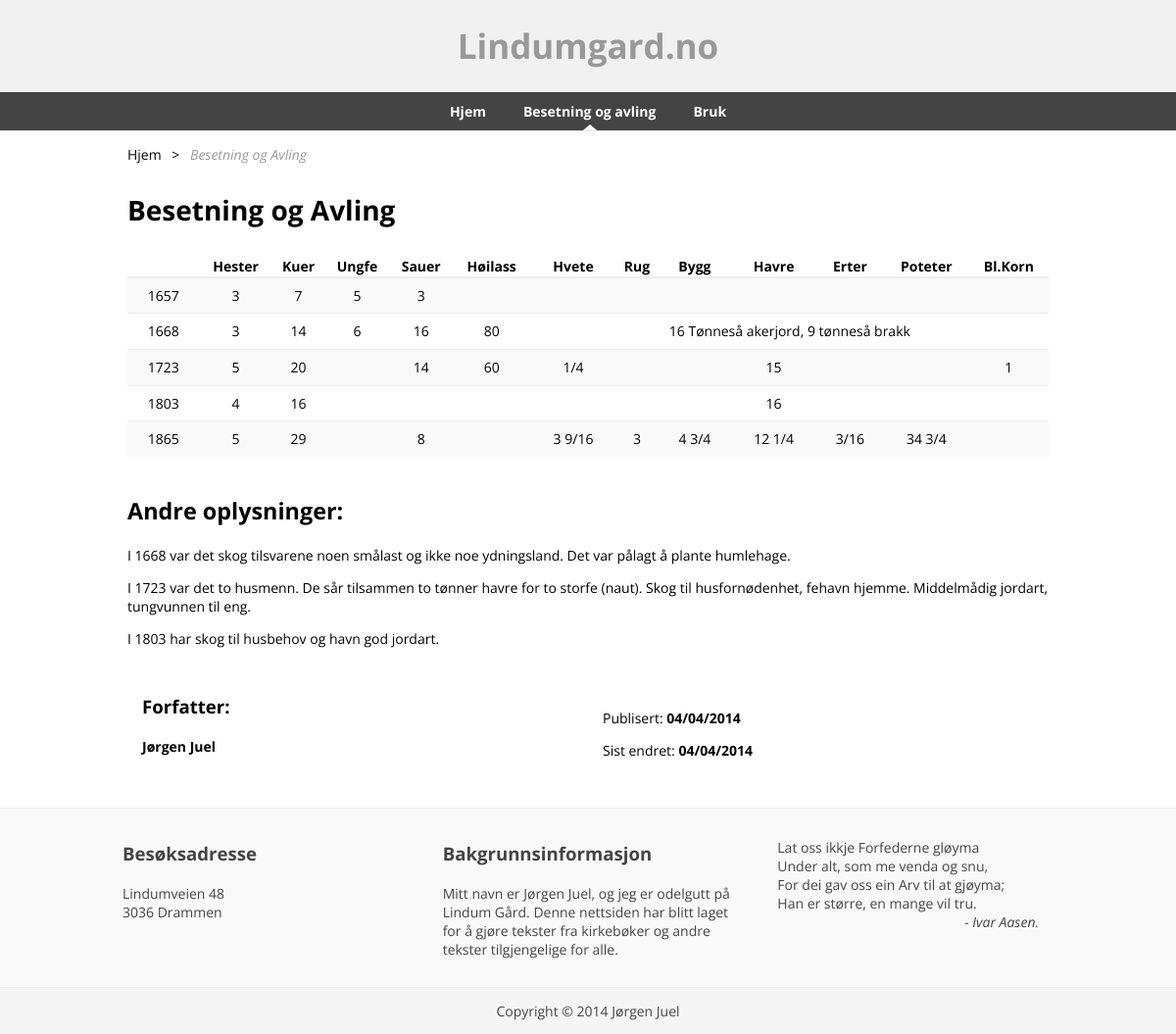
The page /besetning-avling/ on the database its author committed.
### tables this page shows
CREATE TABLE `meny` (
  `id` int(11) NOT NULL AUTO_INCREMENT,
  `item` int(11) NOT NULL,
  `title` varchar(255) DEFAULT NULL,
  PRIMARY KEY (`id`),
  KEY `fk_menyinnhold` (`item`),
  CONSTRAINT `fk_menyinnhold` FOREIGN KEY (`item`) REFERENCES `innhold` (`id`)
);

CREATE TABLE `innhold` (
  `id` int(11) NOT NULL AUTO_INCREMENT,
  `slug` varchar(255) DEFAULT NULL,
  `title` text,
  `content` text,
  `excerpt` text,
  `created` datetime DEFAULT NULL,
  `modified` datetime DEFAULT NULL,
  `template` varchar(255) DEFAULT NULL,
  `sidebar` tinyint(1) DEFAULT NULL,
  `parent` varchar(255) DEFAULT NULL,
  `parent_url` varchar(255) DEFAULT NULL,
  `author` int(11) DEFAULT NULL,
  PRIMARY KEY (`id`),
  KEY `fk_innhold_forfatter` (`author`),
  CONSTRAINT `fk_innhold_forfatter` FOREIGN KEY (`author`) REFERENCES `forfatter` (`id`) ON DELETE SET NULL ON UPDATE SET NULL
);

### index.php (called while the page is built)
<?php require_once("inc/header.php");?>
<?php require_once($page->template);?>
<?php require_once("inc/footer.php"); ?>

### templates/page.php (the view, shortened to what this page needs)
<div class="content<?php if($page->sidebar) echo " sidebar"; ?>">
  <article>
    <header>
      <?php echo $page->getBreadcrumbs(); ?>
      <h1 class="entry-title"><?php echo $page->title; ?></h1>
    </header>
    <div class="page-content">
      <?php echo $page->content; ?>
    </div>
    <footer class="flex">
      <div class="grow6">
        <h3>Forfatter:</h3>
        <p><strong>Jørgen Juel</strong></p>
      </div>
      <div class="grow6">
        <br>
        <p>Publisert: <strong><?php echo $page->getDate("pub", "d/m/Y"); ?></strong></p>
        <p>Sist endret: <strong><?php echo $page->getDate("pub", "d/m/Y"); ?></strong></p>
      </div>
    </footer>
  </article>
</div>

### inc/menu.php (shortened to what this page needs)
<nav>
  <ul id="main-menu">
    <li <?php if($page->slug == "home") echo ' class="active"'; ?>><a href="/index.php">Hjem</a></li>
<?php foreach($page->getMenu() as $item):?>
  <li<?php if($item->slug == $page->slug) echo ' class="active"'; ?>>
    <a href="/<?php echo $item->slug; ?>"><?php echo $item->title ?></a>
  </li>
<?php endforeach; ?>
  </ul>
</nav>

### inc/functions.php (shortened to what this page needs)
<?php
class Page{
  public $slug;
  public static $connect;
  public $title;
  function __construct($connect)
  {
    self::$connect = $connect;
    if($this->slug == "home"){
      $this->title = "Hjem";
      $this->template = "templates/home.php";
    }else{
      $this->retrievePage();
    }
  }
  protected  function retrievePage()
  {
    try{
      $stmt = self::$connect->prepare("
        SELECT innhold.id AS id, slug, title, content, excerpt, created, modified, template, sidebar, parent, parent_url, concat(fornavn, ' ', etternavn) AS forfatter, epost
        FROM innhold
        LEFT OUTER JOIN forfatter ON author = forfatter.id
        WHERE slug = :slug
        LIMIT 1;"
      );
      $stmt->bindParam(":slug", $this->slug, PDO::PARAM_STR);
      $stmt->setFetchMode(PDO::FETCH_INTO, $this);
      $stmt->execute();
    }catch(PDOException $e){
      echo 'ERROR: '. $e->getMessage();
    }
  }
  protected function assignSlug()
  {
    if(isset($_GET["q"])){
      $slug = $_GET["q"];
      $pos = strpos($slug, "/");
      $this->slug = $slug;
    }else{
      $this->slug = "home";
    }
  }
  public static function getMenu()
  {
    try{
      $stmt = self::$connect->prepare('SELECT meny.id, meny.title, slug FROM meny INNER JOIN innhold ON meny.item = innhold.id; ');
      $stmt->execute();
      $result = $stmt->fetchAll(PDO::FETCH_OBJ);
      if(count($result)){
        return $result;
      }else{
        return 0;
      }
    }catch(PDOException $e){
      echo 'ERROR: '. $e->getMessage();
    }
  }
  public function getBreadcrumbs()
  {
    $sep = ' > ';
    $output = '<p class="breadcrumbs">';
    $output .= '<a href="/">Hjem</a>';
    $output .= $sep;
    $output .= '<span class="current">'.$this->title.'</span>';
    $output .= '</p>';
    return $output;
  }
  public function getDate($type = "pub", $format = "")
  {
    switch($type){
      case "pub":
        $time = $this->created;
        break;
    }
    $date = new DateTime($time);
    return $date->format($format);
  }
}

### assets/css/style.css (style rules this page uses)
body, html { margin: 0; padding: 0; }
body { display: -moz-flex; display: -webkit-flex; display: flex; flex-direction: column; flex-wrap: wrap; align-items: center; justify-content: center; font-size: 14px; }
* { font-family: "open sans", arial, sans-serif; }
h1 { font-size: 2em; }
h2 { font-size: 1.67em; }
h3 { font-size: 1.33em; }
.table-responsive { max-width: 100%; overflow-x: scroll; }
table { max-width: 100%; margin-bottom: 20px; background: transparent; border-collapse: collapse; border-spacing: 0; }
table.full { width: 100%; }
table.color tbody tr:nth-child(odd) { background: #f9f9f9; }
table tbody tr td, table thead tr td, table tfoot tr td { padding: 8px; line-height: 1.4; vertical-align: top; border-top: 1px solid #eee; text-align: center; }
table thead tr th { vertical-align: bottom; border-bottom: 2px solid #eee; }
.breadcrumbs a { color: #000; text-decoration: none; margin-right: 7px; margin-left: 7px; }
.breadcrumbs a:first-child { margin-left: 0px; }
.breadcrumbs .current { color: #999; margin-left: 7px; font-style: italic; }
header#main-header nav { display: -moz-flex; display: -webkit-flex; display: flex; background: #444; flex-direction: row; flex-wrap: wrap; justify-content: center; width: 100%; -webkit-transition: box-shadow 0.3s ease-in-out; -moz-transition: box-shadow 0.3s ease-in-out; -ms-transition: box-shadow 0.3s ease-in-out; -o-transition: box-shadow 0.3s ease-in-out; transition: box-shadow 0.3s ease-in-out; z-index: 50; }
header#main-header nav ul { display: -moz-flex; display: -webkit-flex; display: flex; flex-direction: row; flex-wrap: nowrap; margin: 0; padding: 0; line-height: 39px; }
header#main-header nav ul li { list-style: none; -webkit-transition: all .3s; -moz-transition: all .3s; -ms-transition: all .3s; -o-transition: all .3s; transition: all .3s; padding: 0 4px; margin-right: 30px; }
header#main-header nav ul li:last-child { margin-right: 0; }
header#main-header nav ul li a { color: #fff; text-decoration: none; font-weight: bold; font-size: 14px; }
section.main .content { display: -moz-flex; display: -webkit-flex; display: flex; flex-direction: row; flex-wrap: wrap; align-items: flex-start; justify-content: center; }
section.main article { width: 940px; }
.flex { display: -moz-flex; display: -webkit-flex; display: flex; flex-flow: row wrap; justify-content: space-around; }
.flex > * { padding: 15px; -webkit-box-sizing: border-box; -moz-box-sizing: border-box; box-sizing: border-box; }
.flex .grow6 { width: 50%; }

### rows shown on the page
meny: title "Besetning og avling"
meny: title "Bruk"
innhold: title "Besetning og Avling", content "Hester Kuer Ungfe Sauer Høilass Hvete Rug Bygg Havre Erter Poteter Bl.Korn 1657 3 7 5 3 1668 3 14 6 16 80 16 Tønneså akerjord, 9 tønneså brakk 1723 5 20 14 60 1/4 15 1 1803 4 16 16 1865 5 29 8 3 9/16 3 4 3/4 12 1/4 3/16 34 3/4 Andre oplysninger: I 1668 var det skog tilsvarene noen smålast og ikke noe ydningsland. Det var pålagt å plante humlehage. I 1723 var det to husmenn. De sår tilsammen to tønner havre for to storfe (naut). Skog til husfornødenhet, fehavn hjemme. Middelmådig jordart, tungvunnen til eng. I 1803 har skog til husbehov og havn god jordart.", created "04/04/2014"

### other values the page prints
$page->getBreadcrumbs() ">"
